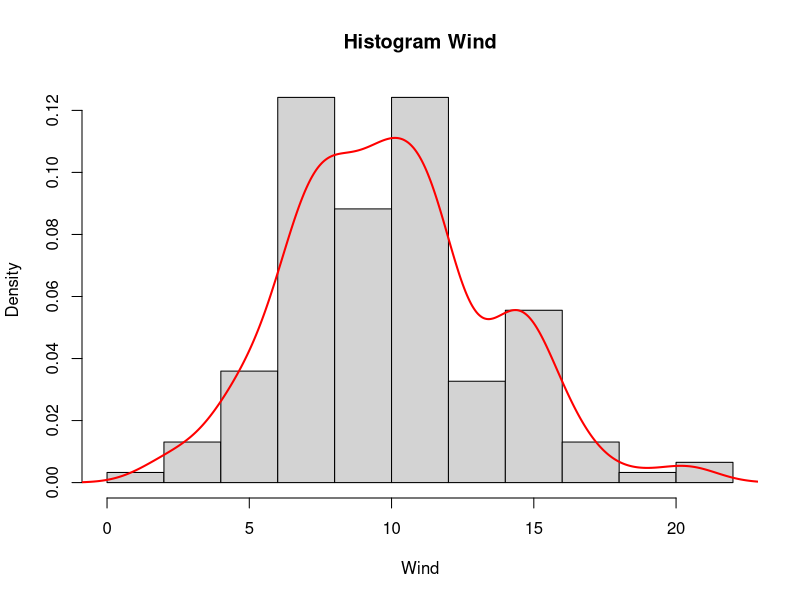
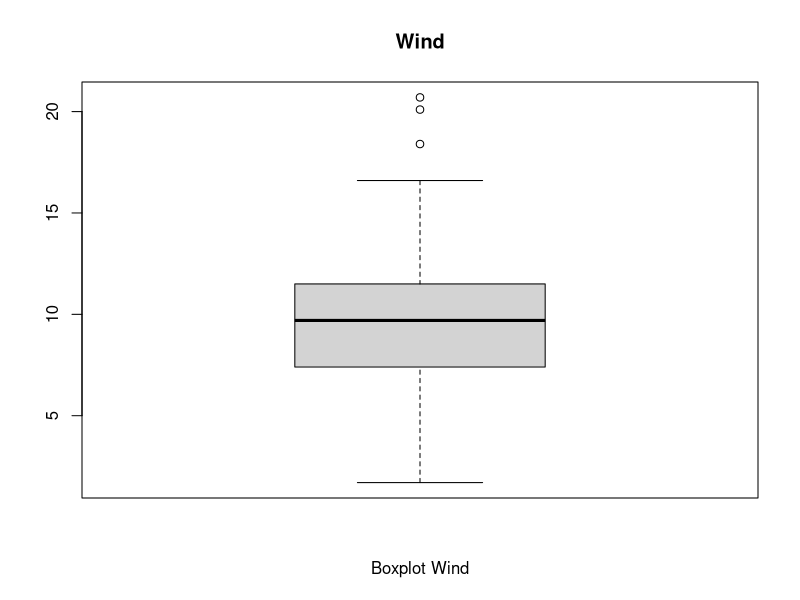
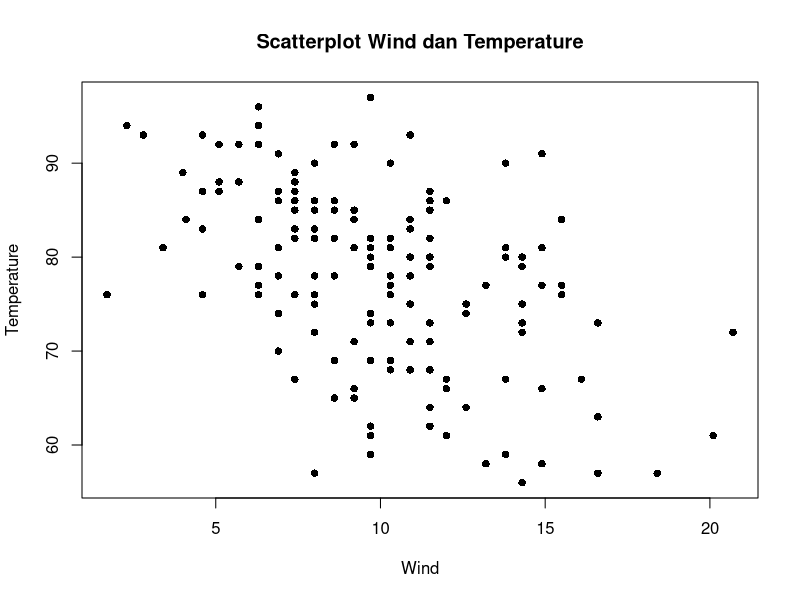

The R script that drew these images, in order:
airquality

#histogram untuk variabel Wind,
dens <- density(airquality$Wind)

hist(airquality$Wind, 
     breaks = 10, 
     probability = TRUE, 
     xlab = "Wind", 
     main = "Histogram Wind")

lines(dens, col = "red", lwd = 2)

# boxplot dan steam and leaf
boxplot(airquality$Wind, horiz = TRUE, 
        main = "Wind",
        xlab = "Boxplot Wind")

stem(airquality$Wind)

#Buat scatter plot
plot(Temp ~ Wind, data = airquality,
     pch = 16,
     main = "Scatterplot Wind dan Temperature",
     xlab = "Wind",
     ylab = "Temperature")
